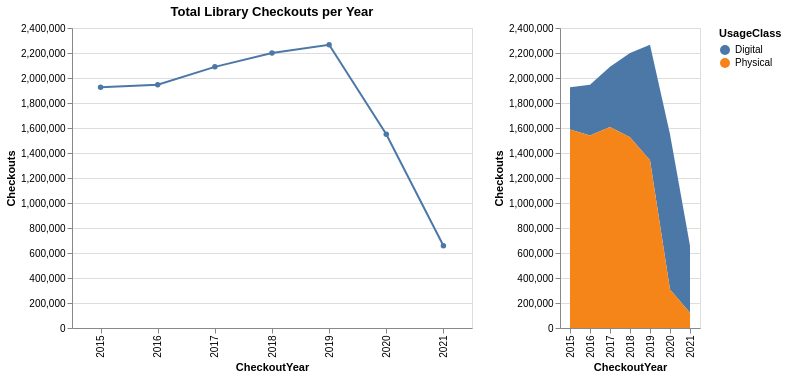

Notebook cell for this chart:
### Markdown cell above
Task-4: In this task, I will combine the two visualizations in a single view or frame using Altair's horizontal concatenation feature. The task help compare both trends easily. The charts will be combined using | operator, which places one chart next to the other in the final visualization.

### Code cell
chart1 | chart2

### Figure 1 — Vega-Lite specification as saved in the notebook (floating-point values rounded to 4 significant figures)
{"config": {"view": {"continuousWidth": 300, "continuousHeight": 300}}, "hconcat": [{"data": {"name": "data-954638e066a848f3a22a2767f9c7bbe9"}, "mark": {"type": "line", "point": true}, "encoding": {"tooltip": [{"field": "CheckoutYear", "type": "quantitative"}, {"field": "Checkouts", "type": "quantitative"}], "x": {"field": "CheckoutYear", "type": "ordinal"}, "y": {"field": "Checkouts", "type": "quantitative"}}, "height": 300, "name": "view_3", "title": "Total Library Checkouts per Year", "width": 400}, {"data": {"name": "data-381f92ff2a7c7b25a3b2b41886b3ee28"}, "mark": {"type": "area", "opacity": 0.6}, "encoding": {"color": {"field": "UsageClass", "type": "nominal"}, "opacity": {"condition": {"param": "param_2", "value": 1}, "value": 0.2}, "tooltip": [{"field": "CheckoutYear", "type": "quantitative"}, {"field": "UsageClass", "type": "nominal"}, {"field": "Checkouts", "type": "quantitative"}], "x": {"field": "CheckoutYear", "type": "ordinal"}, "y": {"field": "Checkouts", "type": "quantitative"}}, "name": "view_4"}], "params": [{"name": "param_1", "select": {"type": "interval", "encodings": ["x", "y"]}, "bind": "scales", "views": ["view_3"]}, {"name": "param_2", "select": {"type": "point", "fields": ["UsageClass"]}, "bind": "legend", "views": ["view_4"]}], "$schema": "https://vega.github.io/schema/vega-lite/v5.20.1.json", "datasets": {"data-954638e066a848f3a22a2767f9c7bbe9": [{"CheckoutYear": 2015, "Checkouts": 1925684}, {"CheckoutYear": 2016, "Checkouts": 1945922}, {"CheckoutYear": 2017, "Checkouts": 2089190}, {"CheckoutYear": 2018, "Checkouts": 2199462}, {"CheckoutYear": 2019, "Checkouts": 2265956}, {"CheckoutYear": 2020, "Checkouts": 1550545}, {"CheckoutYear": 2021, "Checkouts": 658327}], "data-381f92ff2a7c7b25a3b2b41886b3ee28": [{"CheckoutYear": 2015, "UsageClass": "Digital", "Checkouts": 337998}, {"CheckoutYear": 2015, "UsageClass": "Physical", "Checkouts": 1587686}, {"CheckoutYear": 2016, "UsageClass": "Digital", "Checkouts": 405831}, {"CheckoutYear": 2016, "UsageClass": "Physical", "Checkouts": 1540091}, {"CheckoutYear": 2017, "UsageClass": "Digital", "Checkouts": 482172}, {"CheckoutYear": 2017, "UsageClass": "Physical", "Checkouts": 1607018}, {"CheckoutYear": 2018, "UsageClass": "Digital", "Checkouts": 673999}, {"CheckoutYear": 2018, "UsageClass": "Physical", "Checkouts": 1525463}, {"CheckoutYear": 2019, "UsageClass": "Digital", "Checkouts": 924129}, {"CheckoutYear": 2019, "UsageClass": "Physical", "Checkouts": 1341827}, {"CheckoutYear": 2020, "UsageClass": "Digital", "Checkouts": 1242383}, {"CheckoutYear": 2020, "UsageClass": "Physical", "Checkouts": 308162}, {"CheckoutYear": 2021, "UsageClass": "Digital", "Checkouts": 537243}, {"CheckoutYear": 2021, "UsageClass": "Physical", "Checkouts": 121084}]}}
